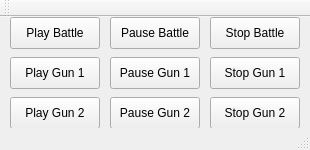
<?xml version="1.0" encoding="UTF-8"?>
<ui version="4.0">
 <class>OpenALwithQT</class>
 <widget class="QMainWindow" name="OpenALwithQT">
  <property name="geometry">
   <rect>
    <x>0</x>
    <y>0</y>
    <width>310</width>
    <height>150</height>
   </rect>
  </property>
  <property name="windowTitle">
   <string>OpenALwithQT</string>
  </property>
  <widget class="QWidget" name="centralWidget">
   <widget class="QPushButton" name="PlayBattleButton">
    <property name="geometry">
     <rect>
      <x>10</x>
      <y>0</y>
      <width>90</width>
      <height>32</height>
     </rect>
    </property>
    <property name="text">
     <string>Play Battle</string>
    </property>
   </widget>
   <widget class="QPushButton" name="StopBattleButton">
    <property name="geometry">
     <rect>
      <x>210</x>
      <y>0</y>
      <width>90</width>
      <height>32</height>
     </rect>
    </property>
    <property name="text">
     <string>Stop Battle</string>
    </property>
   </widget>
   <widget class="QPushButton" name="PlayGunOneButton">
    <property name="geometry">
     <rect>
      <x>10</x>
      <y>40</y>
      <width>90</width>
      <height>32</height>
     </rect>
    </property>
    <property name="text">
     <string>Play Gun 1</string>
    </property>
   </widget>
   <widget class="QPushButton" name="StopGunOneButton">
    <property name="geometry">
     <rect>
      <x>210</x>
      <y>40</y>
      <width>90</width>
      <height>32</height>
     </rect>
    </property>
    <property name="text">
     <string>Stop Gun 1</string>
    </property>
   </widget>
   <widget class="QPushButton" name="PlayGunTwoButton">
    <property name="geometry">
     <rect>
      <x>10</x>
      <y>80</y>
      <width>90</width>
      <height>32</height>
     </rect>
    </property>
    <property name="text">
     <string>Play Gun 2</string>
    </property>
   </widget>
   <widget class="QPushButton" name="StopGunTwoButton">
    <property name="geometry">
     <rect>
      <x>210</x>
      <y>80</y>
      <width>90</width>
      <height>32</height>
     </rect>
    </property>
    <property name="text">
     <string>Stop Gun 2</string>
    </property>
   </widget>
   <widget class="QPushButton" name="PauseGunTwoButton">
    <property name="geometry">
     <rect>
      <x>110</x>
      <y>80</y>
      <width>90</width>
      <height>32</height>
     </rect>
    </property>
    <property name="text">
     <string>Pause Gun 2</string>
    </property>
   </widget>
   <widget class="QPushButton" name="PauseBattleButton">
    <property name="geometry">
     <rect>
      <x>110</x>
      <y>0</y>
      <width>90</width>
      <height>32</height>
     </rect>
    </property>
    <property name="text">
     <string>Pause Battle</string>
    </property>
   </widget>
   <widget class="QPushButton" name="PauseGunOneButton">
    <property name="geometry">
     <rect>
      <x>110</x>
      <y>40</y>
      <width>90</width>
      <height>32</height>
     </rect>
    </property>
    <property name="text">
     <string>Pause Gun 1</string>
    </property>
   </widget>
  </widget>
  <widget class="QToolBar" name="mainToolBar">
   <attribute name="toolBarArea">
    <enum>TopToolBarArea</enum>
   </attribute>
   <attribute name="toolBarBreak">
    <bool>false</bool>
   </attribute>
  </widget>
  <widget class="QStatusBar" name="statusBar"/>
 </widget>
 <layoutdefault spacing="6" margin="11"/>
 <resources/>
 <connections/>
</ui>
